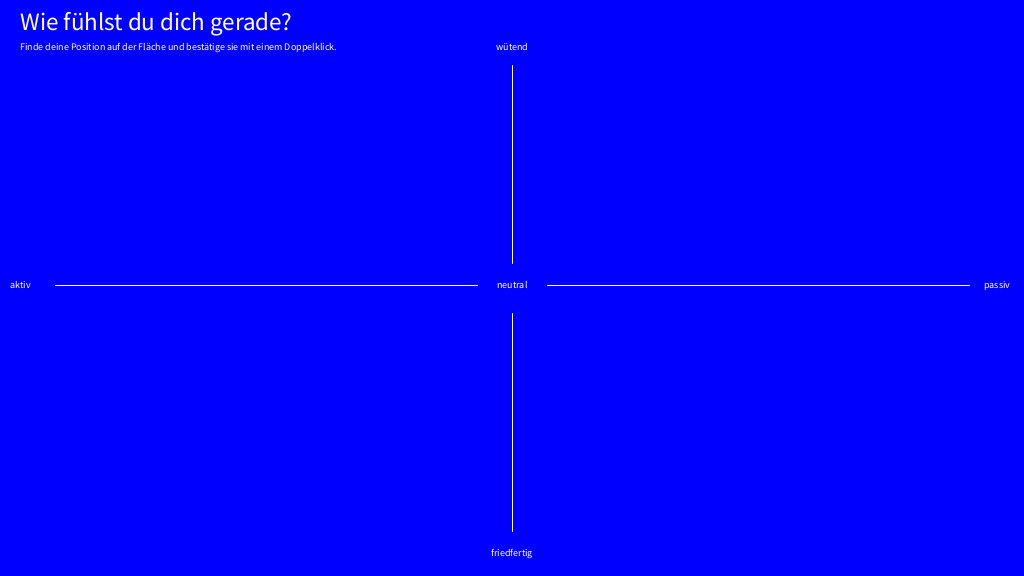
Frame 1 (no input)
Frame 60 (the mouse pressed at the canvas centre just before this capture): identical to frame 1, image omitted
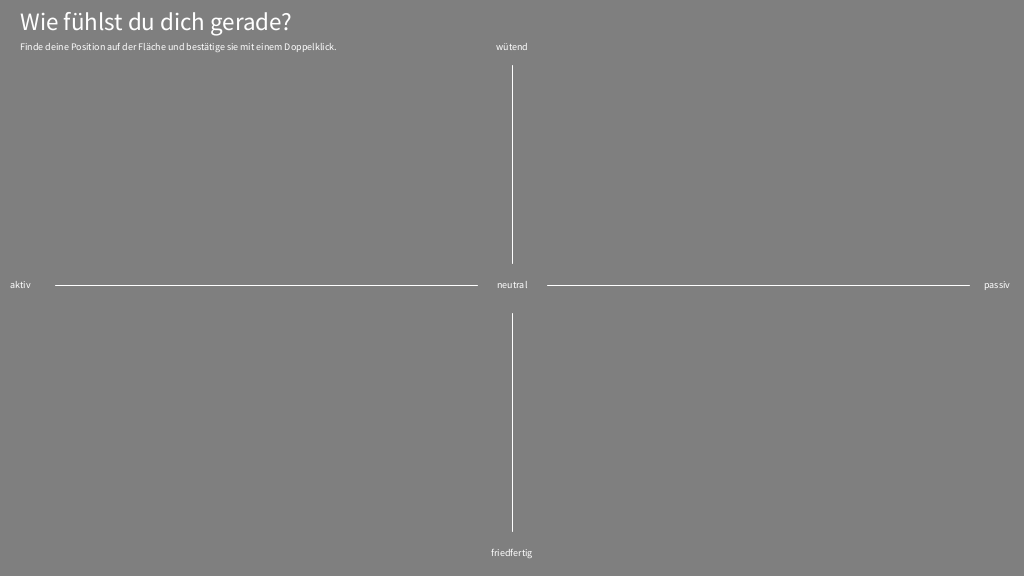
Frame 120 (the mouse held since frame 60 and released just before this capture)

The Processing sketch that drew these frames (run headless with seeded random() and noise(); from frame 60 on, the mouse is pressed at the canvas centre):

// Processing sketch: Projekt_10_1
// ── Projekt_10_1.pde
// ---- GLOBAL VARIABLES ---- //
//FRAGEN
  // Frage 1: Ist es möglich die Farbe bewusst zu steuern?
  // Wenn mein Mauszeiger z.B. auf ein Adjektiv wie "aktiv" zeigt, verfärbt sich die Farbe in
  // eine passende Farbe wie Rot...
  
  // Frage 2: Wie ist es möglich, dass immer ein Kreis dem Mauszeiger folgt?
  
  // Frage 3: Am Ende des Scripts ist die Funktion kaputt gegangen, dass mein eine Taste drückt und von Vorn beginnt.
  //Weiß leider nicht woran das liegt.
  
  // Frage 4: Wie könnte ich den Übergang von einer Adjektiv-Runde zur nächsten besser sichtbar machen?
  // z.B. vll nach dem Doppelklick einmal alles weiß oder Schwarz färben?
  
  
float r, g, b;
color bgColor;

//int userId = 1;


      // question counter 1
      int i = 0;
      
      JSONArray answers1 = new JSONArray();
      String[] questions1 = {
        "aktiv",
        "groß",
        "schnell",
        "alt",
        "ruhig"};
        
      // question counter2
      int j = 0;
      
      JSONArray answers2 = new JSONArray();
      String[] questions2 = {
        "passiv",
        "klein",
        "langsam",
        "jung",
        "gestresst"};
        
     // question counter3
      int k = 0;
      
      JSONArray answers3 = new JSONArray();
      String[] questions3 = {
        "wütend",
        "besorgt",
        "entspannt",
        "offen",
        "leicht"}; 
        
     // question counter4
      int l = 0;
      
      JSONArray answers4 = new JSONArray();
      String[] questions4 = {
        "friedfertig",
        "sorglos",
        "erregt",
        "geschlossen",
        "schwer"};

Circle c;
int radius = 40;
boolean showCircle = false;

// ---- GLOBAL VARIABLES ---- //



void setup() {
  size(1024, 576);
  textSize(20);
  textAlign(CENTER);
  noFill();
  stroke(255);
}

void draw() {
  
  // create a new color depending on mouse position and assign it to the background
  // Frage 1: Ist es möglich die Farbe bewusst zu steuern?
  // Wenn mein Mauszeiger z.B. auf ein Adjektiv wie "aktiv" zeigt, verfärbt sich die Farbe in
  // eine passende Farbe wie Rot...
  r = map(mouseX, 0, width, 0, 255);
  g = map(mouseY, 0, height, 0, 255);
  b = map(mouseX, width, 0, 0, 255);
  
  bgColor = color(r, g, b);
  background(bgColor);
  
  
  // draw the questions or a thank you screen
  if(i < 5) {
    textAlign(CORNER);
    textSize(25);
    text("Wie fühlst du dich gerade?", 20, 30);
    textSize(10);
    text("Finde deine Position auf der Fläche und bestätige sie mit einem Doppelklick.", 20, 50);
    textSize(10);
    textAlign(CENTER);
    text("neutral",width/2,height/2);
    textSize(10);
    textAlign(CORNER, LEFT);
    text(questions1[i], 10, height/2);
    textAlign(CORNER, RIGHT);
    text(questions2[j], width-40,height/2);
    textAlign(CENTER);
    text(questions3[k], width/2,50);
    textAlign(CENTER);
    text(questions4[l], width/2,height-20);

   //draw lines
   line( 55, height/2 -3, width/2-35, height/2 - 3);
   line( width/2 +35, height/2 -3, width-55, height/2 - 3);
   line( width/2, 65, width/2, height/2 -25);
   line( width/2, height/2 +25, width/2, height - 45);
    
  } else {
    text("Vielen Dank für die Teilnahme. Dein Poster wird erstellt.\n(Zum Fortfahren eine Taste drücken)", width/2, height/2 - 10);
  }
  
  
  // show a circle if something has been clicked
  if(showCircle) {
    c.display();
  }
}

void mouseClicked() {
  
  // if all questions have been asked, ignore the click
  if(i > 5) {
    return;
  }
  
  
 if(showCircle == false) {
    // if nothing has been clicked yet a new circle will be drawn
    
 showCircle = true;
 c = new Circle();
    
  }
 else { 
    // if a circle existed already, we check if it is clicked again ...
    
    if(dist(c.xPos, c.yPos, mouseX, mouseY) < radius) {
      // ... if so, we save an answer.      
      // To do this, we create a new JSON object saving all sorts of input data (mouse position, color, time it took the user to make a choice)
      
      JSONObject answer1 = new JSONObject();
      
      answer1.setFloat("x", c.xPos);
      answer1.setFloat("y", c.yPos);
      answer1.setFloat("r", red(c.posColor));
      answer1.setFloat("g", green(c.posColor));
      answer1.setFloat("b", blue(c.posColor));
      
      // ... then this JSON object gets written to position i of JSON array answers
      answers1.setJSONObject(i, answer1);
      
      JSONObject answer2 = new JSONObject();
      
      answer2.setFloat("x", c.xPos);
      answer2.setFloat("y", c.yPos);
      answer2.setFloat("r", red(c.posColor));
      answer2.setFloat("g", green(c.posColor));
      answer2.setFloat("b", blue(c.posColor));
      
      // ... then this JSON object gets written to position i of JSON array answers
      answers2.setJSONObject(j, answer2);
      
      JSONObject answer3 = new JSONObject();
      
      answer3.setFloat("x", c.xPos);
      answer3.setFloat("y", c.yPos);
      answer3.setFloat("r", red(c.posColor));
      answer3.setFloat("g", green(c.posColor));
      answer3.setFloat("b", blue(c.posColor));
      
      // ... then this JSON object gets written to position i of JSON array answers
      answers3.setJSONObject(k, answer3);
      
      JSONObject answer4 = new JSONObject();
      
      answer4.setFloat("x", c.xPos);
      answer4.setFloat("y", c.yPos);
      answer4.setFloat("r", red(c.posColor));
      answer4.setFloat("g", green(c.posColor));
      answer4.setFloat("b", blue(c.posColor));
      
      // ... then this JSON object gets written to position i of JSON array answers
      answers4.setJSONObject(l, answer4);
      
      // ... and we increase i to jump to the next question
      i++;
      showCircle = false;
      j++;
      showCircle = false;
      k++;
      showCircle = false;
      l++;
      showCircle = false;
      
      if(i > 4) {
        // if all questions have been asked we write the JSON array answers to a file
        

        String fileName2 = "data/answers2_user.json";
        saveJSONArray(answers2, fileName2);

 //       userId++;
      }
      
    } else {
      // ... else when the circle was not clicked, we redraw the circle at the new position
      
      c = new Circle();
    }
    
  };

}

void keyReleased() {
  
  // if all questions have been answered and a key is pressed, a new round of questions starts
  // das funktioniert bei meinem modifizierten Code gerade nicht mehr, warum?
  if(i > 5) {
     i = 0;
  }
}

// circle class that saves position and color of the circle to be drawn
class Circle {
  float xPos = mouseX;
  float yPos = mouseY; 
  color posColor = bgColor;
  
  void display() {
    ellipse(xPos, yPos, radius * 2, radius * 2);
  }
}
